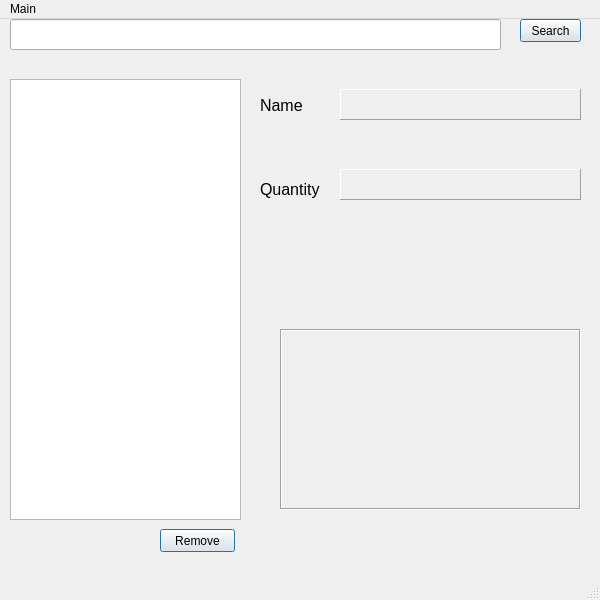
<?xml version="1.0" encoding="UTF-8"?>
<ui version="4.0">
 <class>MainWindow</class>
 <widget class="QMainWindow" name="MainWindow">
  <property name="geometry">
   <rect>
    <x>0</x>
    <y>0</y>
    <width>600</width>
    <height>600</height>
   </rect>
  </property>
  <property name="windowTitle">
   <string>MainWindow</string>
  </property>
  <widget class="QWidget" name="centralwidget">
   <widget class="QListWidget" name="MlistWidget">
    <property name="geometry">
     <rect>
      <x>10</x>
      <y>60</y>
      <width>231</width>
      <height>441</height>
     </rect>
    </property>
   </widget>
   <widget class="QLabel" name="MImage">
    <property name="geometry">
     <rect>
      <x>280</x>
      <y>310</y>
      <width>301</width>
      <height>181</height>
     </rect>
    </property>
    <property name="frameShape">
     <enum>QFrame::Box</enum>
    </property>
    <property name="frameShadow">
     <enum>QFrame::Sunken</enum>
    </property>
    <property name="text">
     <string/>
    </property>
   </widget>
   <widget class="QLabel" name="label">
    <property name="geometry">
     <rect>
      <x>260</x>
      <y>80</y>
      <width>47</width>
      <height>13</height>
     </rect>
    </property>
    <property name="font">
     <font>
      <pointsize>12</pointsize>
     </font>
    </property>
    <property name="text">
     <string>Name</string>
    </property>
   </widget>
   <widget class="QLabel" name="label_2">
    <property name="geometry">
     <rect>
      <x>260</x>
      <y>160</y>
      <width>71</width>
      <height>21</height>
     </rect>
    </property>
    <property name="font">
     <font>
      <pointsize>12</pointsize>
     </font>
    </property>
    <property name="text">
     <string>Quantity</string>
    </property>
   </widget>
   <widget class="QLabel" name="MNamelbl">
    <property name="geometry">
     <rect>
      <x>340</x>
      <y>70</y>
      <width>241</width>
      <height>31</height>
     </rect>
    </property>
    <property name="frameShape">
     <enum>QFrame::Panel</enum>
    </property>
    <property name="frameShadow">
     <enum>QFrame::Raised</enum>
    </property>
    <property name="text">
     <string/>
    </property>
   </widget>
   <widget class="QLabel" name="MQtylbl">
    <property name="geometry">
     <rect>
      <x>340</x>
      <y>150</y>
      <width>241</width>
      <height>31</height>
     </rect>
    </property>
    <property name="frameShape">
     <enum>QFrame::Panel</enum>
    </property>
    <property name="frameShadow">
     <enum>QFrame::Raised</enum>
    </property>
    <property name="text">
     <string/>
    </property>
   </widget>
   <widget class="QPushButton" name="RemoveBTN">
    <property name="geometry">
     <rect>
      <x>160</x>
      <y>510</y>
      <width>75</width>
      <height>23</height>
     </rect>
    </property>
    <property name="text">
     <string>Remove</string>
    </property>
    <property name="autoDefault">
     <bool>true</bool>
    </property>
    <property name="default">
     <bool>true</bool>
    </property>
    <property name="flat">
     <bool>false</bool>
    </property>
   </widget>
   <widget class="QLineEdit" name="txtSearch">
    <property name="geometry">
     <rect>
      <x>10</x>
      <y>0</y>
      <width>491</width>
      <height>31</height>
     </rect>
    </property>
   </widget>
   <widget class="QPushButton" name="btnsearch">
    <property name="geometry">
     <rect>
      <x>520</x>
      <y>0</y>
      <width>61</width>
      <height>23</height>
     </rect>
    </property>
    <property name="text">
     <string>Search</string>
    </property>
    <property name="autoDefault">
     <bool>true</bool>
    </property>
    <property name="default">
     <bool>true</bool>
    </property>
    <property name="flat">
     <bool>false</bool>
    </property>
   </widget>
  </widget>
  <widget class="QMenuBar" name="menubar">
   <property name="geometry">
    <rect>
     <x>0</x>
     <y>0</y>
     <width>600</width>
     <height>21</height>
    </rect>
   </property>
   <widget class="QMenu" name="menuMain">
    <property name="title">
     <string>Main</string>
    </property>
    <addaction name="actionAddItem"/>
    <addaction name="actionUpdateItem"/>
    <addaction name="actionExit"/>
    <addaction name="actionLoad"/>
    <addaction name="actionSave"/>
   </widget>
   <addaction name="menuMain"/>
  </widget>
  <widget class="QStatusBar" name="statusbar"/>
  <action name="actionAddItem">
   <property name="text">
    <string>AddItem</string>
   </property>
  </action>
  <action name="actionUpdateItem">
   <property name="text">
    <string>UpdateItem</string>
   </property>
  </action>
  <action name="actionLoadProduct">
   <property name="text">
    <string>LoadProduct</string>
   </property>
  </action>
  <action name="actionSaveProducts">
   <property name="text">
    <string>SaveProducts</string>
   </property>
   <property name="font">
    <font>
     <weight>75</weight>
     <bold>true</bold>
    </font>
   </property>
  </action>
  <action name="actionExit">
   <property name="text">
    <string>Exit</string>
   </property>
  </action>
  <action name="actionLoad">
   <property name="text">
    <string>Load</string>
   </property>
  </action>
  <action name="actionSave">
   <property name="text">
    <string>Save</string>
   </property>
  </action>
 </widget>
 <resources/>
 <connections/>
</ui>
